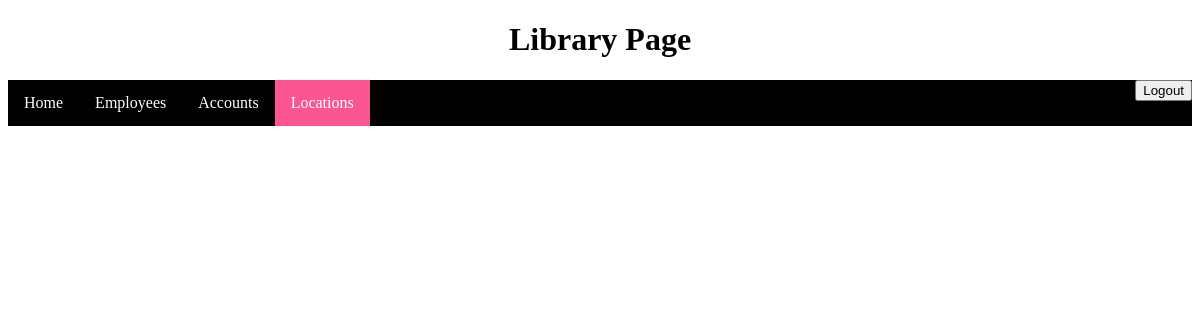
Page /locations.php on the earlier database version.
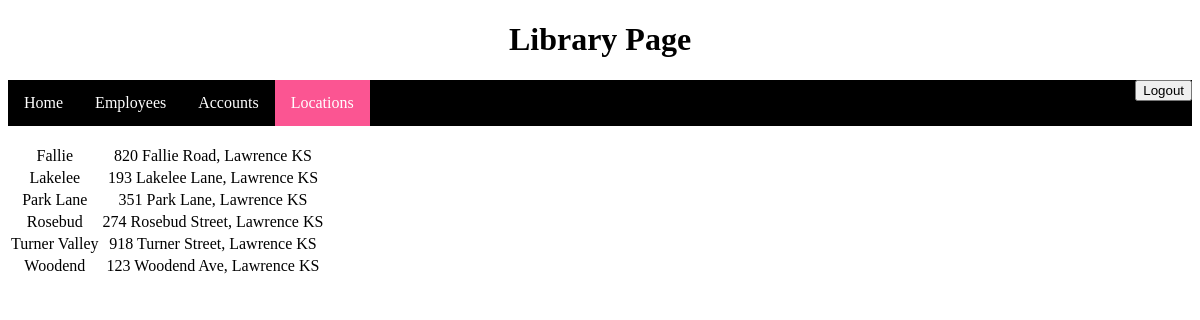
Same page on the later database version.
### tables this page shows
CREATE TABLE IF NOT EXISTS BRANCH (
LOCNAME varchar(15) NOT NULL,
ADDRESS varchar(35) DEFAULT NULL,
PRIMARY KEY (LOCNAME)
);

### locations.php (the view, shortened to what this page needs)
<!DOCTYPE html>
<html>
<body>
<h1>Library Page</h1>
<ul>
  <li><a href="Homepage.php">Home</a></li>
  <li><a href="employee.html">Employees</a></li>
  <li><a href="account.php">Accounts</a></li>
  <li class="active"><a href="locations.php">Locations</a></li>
  <form action = "logout.php" method = "post"><div class="buttons"><button>Logout</button></div></form>
</ul>
<br/>
<div id="results">
<?php
$dbName = '447s24_s352j477';
$conn = mysqli_connect('mysql.eecs.ku.edu', $dbName, 'aiCeiph7') or die('Could not connect: ' . mysqli_error());
mysqli_select_db($conn, $dbName) or die('Could not select database');
$query = 'SELECT * FROM BRANCH';
$result = mysqli_query($conn, $query, MYSQLI_STORE_RESULT) or die('Query failed: ' . mysqli_error());
echo "<table>\n";
while ($line = mysqli_fetch_array($result, MYSQLI_ASSOC)) {
   		echo "\t<tr>\n";
   		foreach ($line as $col_value) {
       		echo "\t\t<td>$col_value</td>\n";
   		}
   		echo "\t</tr>\n";
}
echo "</table>\n";
?>
</div>
</body>
</html>

### locations.php (style rules this page uses)
.buttons { display: flex; justify-content:flex-end; align-items:center; }
body { text-align: center; }
ul { list-style-type: none; margin: 0; padding: 0; overflow: hidden; background-color: black; }
li { float: left; }
li a { display: block; color: white; text-align: center; padding: 14px 16px; text-decoration: none; }
.active { background-color: #fb5592; }
div { text-align: center; }

Differences in the rows shown:
added branch: LOCNAME "Fallie", ADDRESS "820 Fallie Road, Lawrence KS"
added branch: LOCNAME "Lakelee", ADDRESS "193 Lakelee Lane, Lawrence KS"
added branch: LOCNAME "Park Lane", ADDRESS "351 Park Lane, Lawrence KS"
added branch: LOCNAME "Rosebud", ADDRESS "274 Rosebud Street, Lawrence KS"
added branch: LOCNAME "Turner Valley", ADDRESS "918 Turner Street, Lawrence KS"
added branch: LOCNAME "Woodend", ADDRESS "123 Woodend Ave, Lawrence KS"
